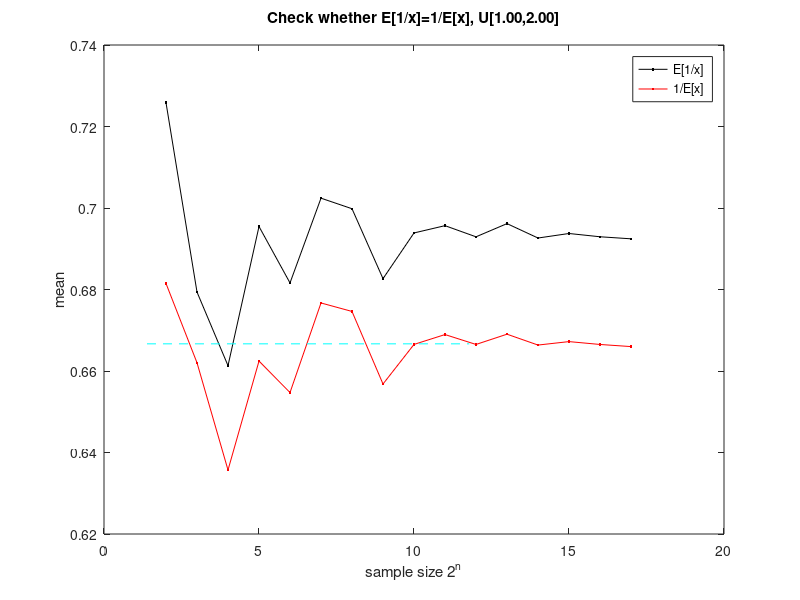

Reproduce this figure in MATLAB.
% Exercise 4 of Chp.2
% Generation of uniform data and computation of the 1/E[x] and E[1/x].
a = 1; % The edges [a,b] of the interval for the uniform distribution
b = 2; % Try [a,b]=[1,2], [a,b]=[0,1], [a,b]=[-1,1], 
nV = 2.^(2:17)';

m = (a+b)/2; % The true mean
nn = length(nV);
mxM = NaN*ones(nn,2); % 1/E[x] and E[1/x] for each n in the two columns 
for in=1:nn
    n = nV(in);
    fprintf('%d.',n);
    xV = a + (b-a).*rand(n,1);
    mxM(in,1) = mean(1./xV);
    mxM(in,2) = 1/mean(xV);
end
fprintf('\n');
figure(1)
clf
plot(log2(nV),mxM(:,1),'.-k')
hold on
plot(log2(nV),mxM(:,2),'.-r')
plot([log(nV(1)) log(nV(nn))],(1/m)*[1 1],'--c')
legend('E[1/x]','1/E[x]')
xlabel('sample size 2^n')
ylabel('mean')
title(sprintf('Check whether E[1/x]=1/E[x], U[%1.2f,%1.2f]\n',a,b))
